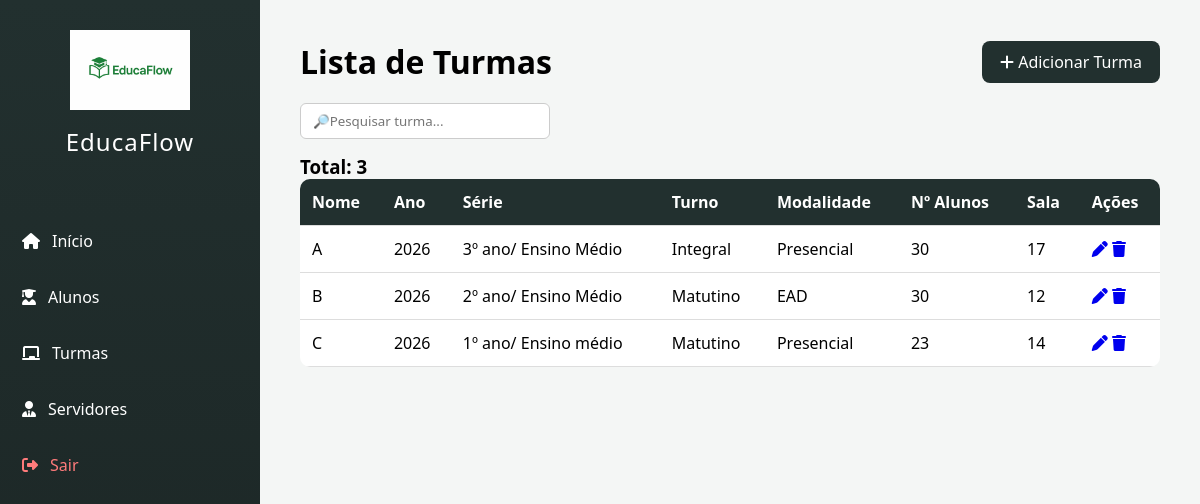
Page /turmas on the committed database.
### tables this page shows
CREATE TABLE turmas (
            id INTEGER PRIMARY KEY AUTOINCREMENT,
            nome TEXT,
            ano_letivo INTEGER,
            serie_etapa TEXT,
            turno TEXT,
            modalidade TEXT,
            numero_alunos INTEGER,
            professor_regente TEXT,
            numero_sala INTEGER
        );

### main.py (the view)
@app.route("/turmas")
def listar_turmas():
    conn = conectar()
    turmas = conn.execute("SELECT * FROM turmas").fetchall()
    conn.close()
    return render_template("turmas.html", turmas=turmas)

### main.py (called while the page is built)
def conectar():
    conn = sqlite3.connect("database.db")
    conn.row_factory = sqlite3.Row
    return conn

### templates/turmas.html (shortened to what this page needs)
<!DOCTYPE html>
<html lang="pt-br">
<head>
    <link rel="stylesheet" href="{{ url_for('static', filename='turmas.css') }}">
    <link rel="stylesheet" href="https://cdnjs.cloudflare.com/ajax/libs/font-awesome/6.4.0/css/all.min.css">
</head>
<body>
<aside class="sidebar">
    <div class="logo-area">
        <img src="{{ url_for('static', filename='Logo EducaFlow em verde.png') }}" alt="Logo">
        <h2>EducaFlow</h2>
    </div>
    <nav>
        <a href="/" class="menu-item"><i class="fa-solid fa-house"></i> Início</a>
        <a href="/alunos" class="menu-item"><i class="fa-solid fa-user-graduate"></i> Alunos</a>
        <a href="/turmas" class="menu-item"><i class="fa-solid fa-chalkboard"></i> Turmas</a>
        <a href="/servidores" class="menu-item"><i class="fa-solid fa-user-tie"></i> Servidores</a>
        <a href="/login" class="menu-item sair"><i class="fa-solid fa-right-from-bracket"></i> Sair</a>
    </nav>
</aside>
<div class="conteudo">
    <div class="topo">
        <h1>Lista de Turmas</h1>
        <a href="/cadastrar_turma" class="btn-add"><i class="fa-solid fa-plus"></i> Adicionar Turma</a>
    </div>
    <div class="barra-pesquisa">
        <input type="text" id="buscar" placeholder="🔎Pesquisar turma...">
    </div>
    <h3>Total: <span id="totalTurmas">0</span></h3>
    <table class="tabela">
        <thead>
            <tr>
                <th>Nome</th>
                <th>Ano</th>
                <th>Série</th>
                <th>Turno</th>
                <th>Modalidade</th>
                <th>Nº Alunos</th>
                <th>Sala</th>
                <th>Ações</th>
            </tr>
        </thead>
        <tbody id="listaTurmas">
            {% for turma in turmas %}
            <tr>
                <td>{{ turma.nome }}</td>
                <td>{{ turma.ano_letivo }}</td>
                <td>{{ turma.serie_etapa }}</td>
                <td>{{ turma.turno }}</td>
                <td>{{ turma.modalidade }}</td>
                <td>{{ turma.numero_alunos }}</td>
                <td>{{ turma.numero_sala }}</td>
                <td>
                    <a href="/editar_turma/{{ turma.id }}"><i class="fa-solid fa-pen"></i></a>
                    <a href="/deletar_turma/{{ turma.id }}" class="btn-deletar"><i class="fa-solid fa-trash"></i></a>
                </td>
            </tr>
            {% endfor %}
        </tbody>
    </table>
</div>
</body>
</html>

### static/turmas.css (style rules this page uses)
* { margin: 0; padding: 0; box-sizing: border-box; font-family: 'Segoe UI', sans-serif; }
body { background-color: #f4f6f5; }
.sidebar { width: 260px; height: 100vh; background: linear-gradient(180deg, #22302f, #1b2524); position: fixed; padding: 30px 10px; display: flex; flex-direction: column; }
.logo-area { text-align: center; margin-bottom: 50px; }
.logo-area img { width: 120px; margin-bottom: 10px; }
.logo-area h2 { color: white; font-weight: 500; letter-spacing: 1px; }
.menu-item { color: white; text-decoration: none; margin: 10px 0; display: flex; align-items: center; gap: 12px; padding: 12px; border-radius: 8px; transition: 0.3s; }
.sair { margin-top: auto; color: #ff7b7b; }
.conteudo { margin-left: 260px; padding: 40px; }
.topo { display: flex; justify-content: space-between; align-items: center; margin-bottom: 20px; }
.btn-add { background-color: #22302f; color: white; padding: 10px 18px; border-radius: 8px; text-decoration: none; transition: 0.3s; }
.barra-pesquisa { margin-bottom: 15px; }
.barra-pesquisa input { padding: 8px 12px; width: 250px; border-radius: 6px; border: 1px solid #ccc; }
.tabela { width: 100%; border-collapse: collapse; background: white; border-radius: 10px; overflow: hidden; }
.tabela thead { background-color: #22302f; color: white; }
.tabela th, .tabela td { padding: 12px; text-align: left; }
.tabela tr { border-bottom: 1px solid #ddd; }

### rows in the picture
turmas: nome "A", ano_letivo "2026", serie_etapa "3º ano/ Ensino Médio", turno "Integral", modalidade "Presencial", numero_alunos "30", numero_sala "17"
turmas: nome "B", ano_letivo "2026", serie_etapa "2º ano/ Ensino Médio", turno "Matutino", modalidade "EAD", numero_alunos "30", numero_sala "12"
turmas: nome "C", ano_letivo "2026", serie_etapa "1º ano/ Ensino médio", turno "Matutino", modalidade "Presencial", numero_alunos "23", numero_sala "14"
